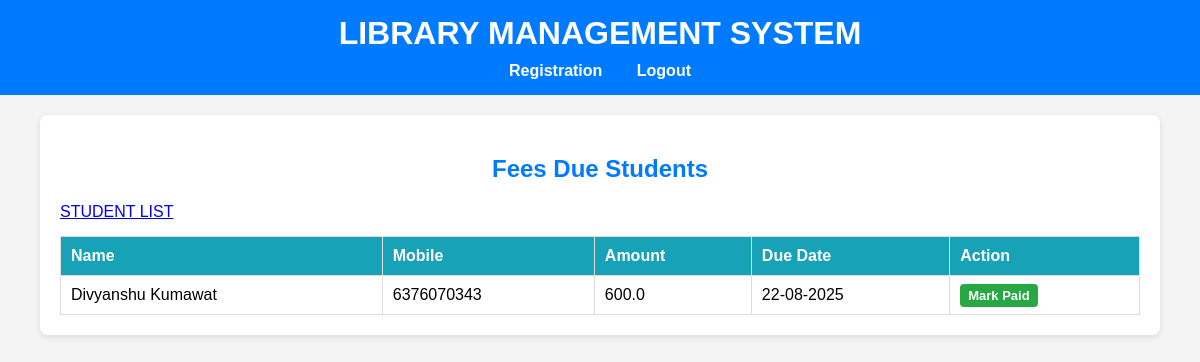
Screenshot of /fees_due (signed in) with the database file from the repository.
### app/models.py (models this page shows)
class FeesRecord(db.Model):
    id = db.Column(db.Integer, primary_key=True)
    student_id = db.Column(db.Integer, db.ForeignKey('registration.id'), nullable=False)
    fees_due_date = db.Column(db.Date, nullable=False)   # Next due date
    last_payment_date = db.Column(db.Date, nullable=True) # Last payment date
    amount = db.Column(db.Float, nullable=False)
    is_paid = db.Column(db.Boolean, default=False)       # NEW column

class Registration(db.Model) :
    id = db.Column(db.Integer, primary_key = True)
    name = db.Column(db.String(100), nullable = False)
    fathers_name = db.Column(db.String(100), nullable = False)
    joining_date = db.Column(db.Date, nullable = False)
    fees = db.Column(db.Integer, nullable = False)
    type = db.Column(db.String(100))
    mobile_number = db.Column(db.Integer, nullable = False)
    gmail = db.Column(db.String(100))
    status = db.Column(db.String(20), default = "Active")
    fees_records = db.relationship('FeesRecord', backref='student', lazy=True)

### app/routes/tasks.py (the view)
@task_bp.route("/fees_due")
def fees_due():
    if not session.get('admin'):
        flash("Please login as admin first", "error")
        return redirect(url_for('auth.login'))
    due_records = FeesRecord.query.join(Registration)\
                    .filter(FeesRecord.is_paid == 0)\
                    .filter(Registration.status == "Active")\
                    .all()
    return render_template("fees_due.html", records=due_records)

### app/templates/fees_due.html (shortened to what this page needs)
{% extends "base.html" %}
{% block content %}
<h2 style="text-align: center;">Fees Due Students</h2>
<a href="{{ url_for('tasks.students_list') }}">STUDENT LIST</a>
<table border="1">
    <thead>
        <tr>
            <th>Name</th>
            <th>Mobile</th>
            <th>Amount</th>
            <th>Due Date</th>
            <th>Action</th>
        </tr>
    </thead>
    <tbody>
        {% for record in records %}
        <tr>
            <td>{{ record.student.name }}</td>
            <td>{{ record.student.mobile_number }}</td>
            <td>{{ record.amount }}</td>
            <td>{{ record.fees_due_date.strftime('%d-%m-%Y') }}</td>
            <td>
                <a href="{{ url_for('tasks.pay_fees', record_id=record.id) }}">Mark Paid</a>
            </td>
        </tr>
        {% endfor %}
    </tbody>
</table>
{% endblock %}

### app/static/css/style.css (style rules this page uses)
body { font-family: Arial, sans-serif; margin: 0; padding: 0; background-color: #f4f4f4; }
table { width: 100%; border-collapse: collapse; margin-top: 15px; }
table, th, td { border: 1px solid #ddd; }
th, td { padding: 10px; text-align: left; }
th { background-color: #007BFF; color: white; }
table a { color: #007BFF; text-decoration: none; font-weight: bold; }
h2 { color: #007BFF; margin-top: 20px; }
table th { background-color: #17a2b8; color: white; }
table td a { background-color: #28a745; color: white; padding: 4px 8px; border-radius: 4px; text-decoration: none; font-size: 13px; }

### rows the page displays
FeesRecord: student.name "Divyanshu Kumawat", student.mobile_number "6376070343", amount "600.0", fees_due_date "22-08-2025"
